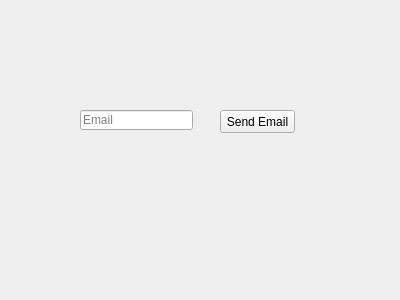
<?xml version="1.0" encoding="UTF-8"?>
<ui version="4.0">
 <class>Forgot</class>
 <widget class="QWidget" name="Forgot">
  <property name="geometry">
   <rect>
    <x>0</x>
    <y>0</y>
    <width>400</width>
    <height>300</height>
   </rect>
  </property>
  <property name="windowTitle">
   <string>Form</string>
  </property>
  <widget class="QPushButton" name="pushButton">
   <property name="geometry">
    <rect>
     <x>220</x>
     <y>110</y>
     <width>75</width>
     <height>23</height>
    </rect>
   </property>
   <property name="text">
    <string>Send Email</string>
   </property>
  </widget>
  <widget class="QLineEdit" name="lineEdit">
   <property name="geometry">
    <rect>
     <x>80</x>
     <y>110</y>
     <width>113</width>
     <height>20</height>
    </rect>
   </property>
   <property name="placeholderText">
    <string>Email</string>
   </property>
  </widget>
 </widget>
 <resources/>
 <connections/>
</ui>
